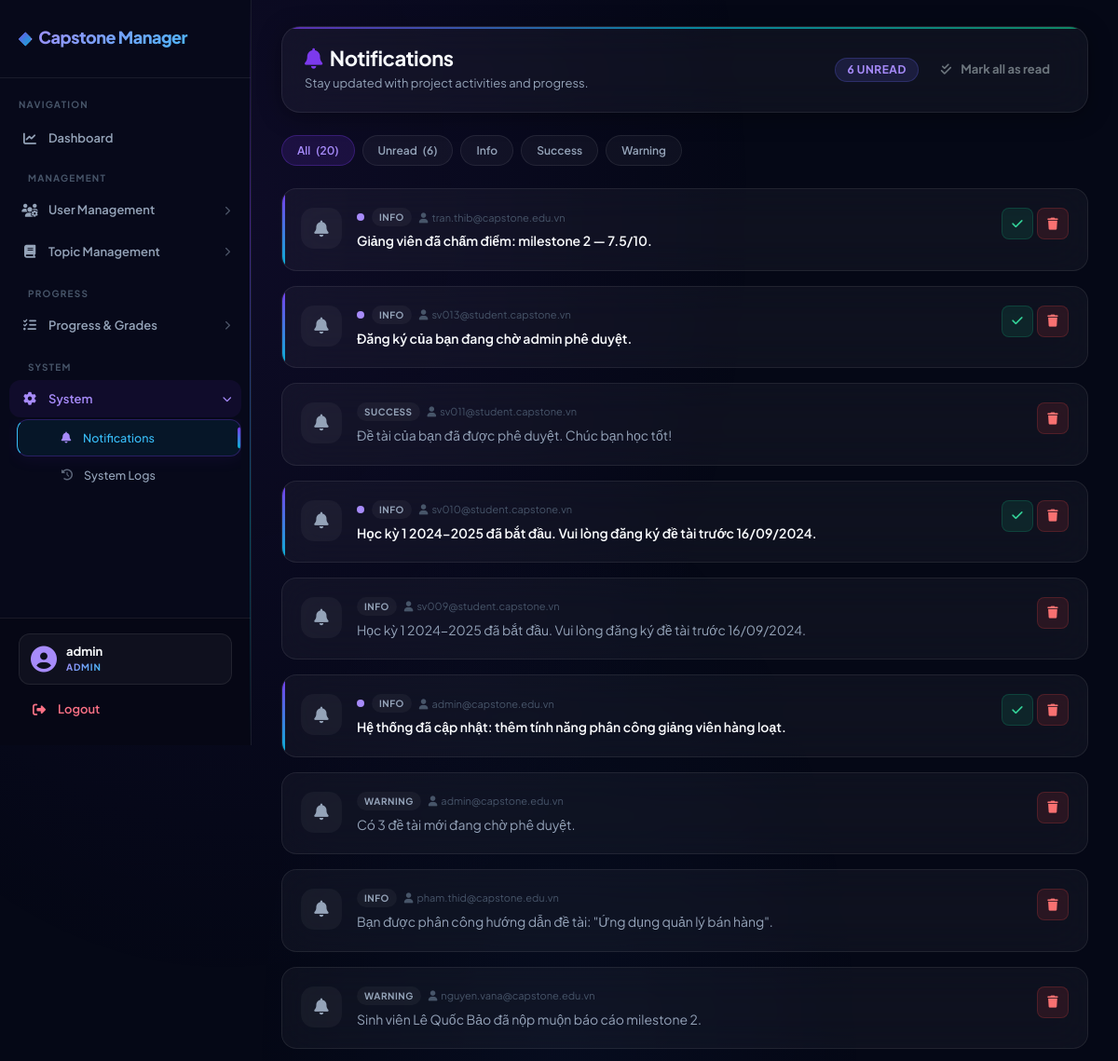
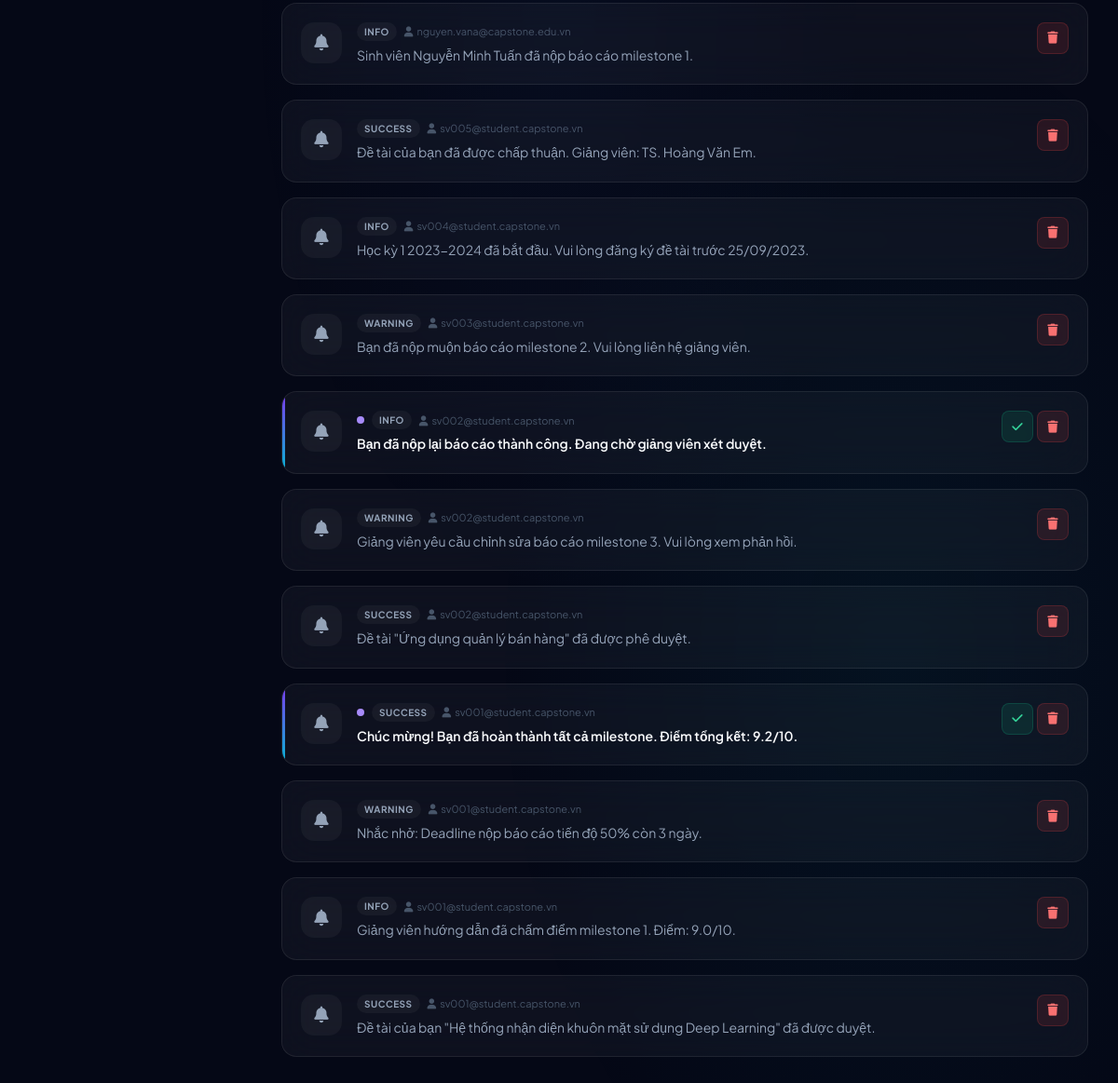
Screenshot of /index.php?page=notifications (signed in) with the database file from the repository (2 pictures, top to bottom).
### tables this page shows
CREATE TABLE notifications (
  id         INT UNSIGNED AUTO_INCREMENT PRIMARY KEY,
  user_id    INT UNSIGNED NOT NULL,
  content    TEXT         NOT NULL,
  type       VARCHAR(50)  NOT NULL DEFAULT 'info',
  is_read    TINYINT(1)   NOT NULL DEFAULT 0,
  created_at TIMESTAMP DEFAULT CURRENT_TIMESTAMP,
  FOREIGN KEY (user_id) REFERENCES users(id) ON DELETE CASCADE
);

CREATE TABLE users (
  id         INT UNSIGNED AUTO_INCREMENT PRIMARY KEY,
  email      VARCHAR(150) NOT NULL UNIQUE,
  password   VARCHAR(255) NOT NULL,
  role       ENUM('admin','lecturer','student') NOT NULL DEFAULT 'student',
  status     ENUM('active','locked') NOT NULL DEFAULT 'active',
  created_at TIMESTAMP DEFAULT CURRENT_TIMESTAMP
);

### app/controllers/NotificationController.php (called while the page is built, shortened)
<?php
class NotificationController {
    private $notificationModel;
    public function __construct() {
        $this->notificationModel = new Notification();
    }
    public function index() {
        $userId = $_SESSION['user']['id'];
        $role   = $_SESSION['user']['role'];
        if ($role === 'admin') {
            $notifications = $this->notificationModel->getAll();
        } else {
            $notifications = $this->notificationModel->getByUser($userId);
        }
        require '../app/views/notifications/index.php';
    }
}

### core/Database.php (called while the page is built)
<?php
class Database {
    private static $instance = null;
    private $conn;
    private $host = "localhost";
    private $dbname = "capstone_manager";
    private $username = "root";
    private $password = "";
    private function __construct(){
        try{
            $this->conn = new PDO(
                "mysql:host={$this->host};dbname={$this->dbname};charset=utf8mb4",
                $this->username,
                $this->password
            );
            $this->conn->setAttribute(
                PDO::ATTR_ERRMODE,
                PDO::ERRMODE_EXCEPTION
            );
            $this->conn->setAttribute(
                PDO::ATTR_DEFAULT_FETCH_MODE,
                PDO::FETCH_ASSOC
            );
        }catch(PDOException $e){
            die("Database Error: " . $e->getMessage());
        }
    }
    public static function getInstance(){
        if(self::$instance == null){
            self::$instance = new Database();
        }
        return self::$instance;
    }
    public function getConnection(){
        return $this->conn;
    }
}

### app/models/Notification.php (called while the page is built, shortened)
<?php
class Notification {
    private $conn;
    public function __construct(){
        $this->conn = Database::getInstance()->getConnection();
    }
    public function getAll(){
        $sql = "SELECT notifications.*,
                       users.email
                FROM notifications
                JOIN users
                ON users.id = notifications.user_id
                ORDER BY notifications.id DESC";
        return $this->conn
            ->query($sql)
            ->fetchAll(PDO::FETCH_ASSOC);
    }
}

### app/views/notifications/index.php (the view, shortened to what this page needs)
<?php require '../app/views/layouts/header.php'; ?>
<?php require '../app/views/layouts/sidebar.php'; ?>
<div class="main-content">
    <div class="page-header mb-4" data-aos="fade-down">
        <div>
            <h2 class="fw-bold mb-1">
                <i class="fa-solid fa-bell me-2" style="color:var(--primary);"></i>Notifications
            </h2>
            <p class="mb-0" style="color:var(--text-muted);font-size:13px;">Stay updated with project activities and progress.</p>
        </div>
        <?php
            $unreadCount = count(array_filter($notifications ?? [], fn($n) => !$n['is_read']));
        ?>
        <?php if ($unreadCount > 0): ?>
            <div class="d-flex align-items-center gap-2">
                <span class="badge" style="background:rgba(99,102,241,0.15);color:#a78bfa;border:1px solid rgba(99,102,241,0.25);font-size:12px;padding:6px 12px;">
                    <?= $unreadCount ?> unread
                </span>
                <a href="index.php?page=notification-read-all"
                   class="btn btn-outline-secondary rounded-pill px-3 fw-bold" style="font-size:13px;">
                    <i class="fa-solid fa-check-double me-1"></i>Mark all as read
                </a>
            </div>
        <?php endif; ?>
    </div>
    <?php if (!empty($notifications)): ?>
    <div class="d-flex gap-2 mb-4 flex-wrap" id="filterTabs" data-aos="fade-up">
        <button class="notif-filter active" data-filter="all">
            All <span class="ms-1 opacity-60">(<?= count($notifications) ?>)</span>
        </button>
        <button class="notif-filter" data-filter="unread">
            Unread <span class="ms-1 opacity-60">(<?= $unreadCount ?>)</span>
        </button>
        <?php
            $types = array_unique(array_column($notifications, 'type'));
            foreach ($types as $t):
        ?>
        <button class="notif-filter" data-filter="<?= htmlspecialchars($t) ?>">
            <?= htmlspecialchars(ucfirst($t)) ?>
        </button>
        <?php endforeach; ?>
    </div>
    <?php endif; ?>
    <?php if (!empty($notifications)): ?>
        <div class="d-flex flex-column gap-3" id="notifList" data-aos="fade-up" data-aos-delay="50">
            <?php foreach ($notifications as $n):
                $isRead  = (bool)$n['is_read'];
                $type    = $n['type'] ?? 'system';
                $typeConfig = match($type) {
                    'system'       => ['color'=>'#60a5fa', 'bg'=>'rgba(59,130,246,0.12)', 'icon'=>'fa-gear'],
                    'registration' => ['color'=>'#34d399', 'bg'=>'rgba(16,185,129,0.12)', 'icon'=>'fa-file-signature'],
                    'score'        => ['color'=>'#fbbf24', 'bg'=>'rgba(245,158,11,0.12)',  'icon'=>'fa-star'],
                    'submission'   => ['color'=>'#a78bfa', 'bg'=>'rgba(124,58,237,0.12)', 'icon'=>'fa-upload'],
                    'milestone'    => ['color'=>'#f87171', 'bg'=>'rgba(239,68,68,0.12)',  'icon'=>'fa-flag'],
                    default        => ['color'=>'var(--text-muted)', 'bg'=>'var(--glass-bg)', 'icon'=>'fa-bell'],
                };
            ?>
                <div class="notif-item <?= $isRead ? 'notif-read' : 'notif-unread' ?>"
                     data-type="<?= htmlspecialchars($type) ?>"
                     data-read="<?= $isRead ? '1' : '0' ?>">
                    <div class="d-flex align-items-start gap-3">
                        <div class="avatar-icon" style="width:44px;height:44px;border-radius:14px;background:<?= $typeConfig['bg'] ?>;color:<?= $typeConfig['color'] ?>;font-size:1.1rem;">
                            <i class="fa-solid <?= $typeConfig['icon'] ?>"></i>
                        </div>
                        <div class="flex-grow-1 min-w-0">
                            <div class="d-flex align-items-center gap-2 mb-1 flex-wrap">
                                <?php if (!$isRead): ?>
                                    <span style="width:8px;height:8px;border-radius:50%;background:#a78bfa;display:inline-block;flex-shrink:0;"></span>
                                <?php endif; ?>
                                <span style="font-size:10px;font-weight:700;letter-spacing:.5px;text-transform:uppercase;padding:2px 8px;border-radius:50px;background:<?= $typeConfig['bg'] ?>;color:<?= $typeConfig['color'] ?>;">
                                    <?= htmlspecialchars(strtoupper($type)) ?>
                                </span>
                                <?php if (!empty($n['email'])): ?>
                                    <span style="font-size:11px;color:var(--text-faint);">
                                        <i class="fa-solid fa-user me-1"></i><?= htmlspecialchars($n['email']) ?>
                                    </span>
                                <?php endif; ?>
                            </div>
                            <p class="mb-0 <?= $isRead ? '' : 'fw-semibold' ?>"
                               style="color:<?= $isRead ? 'var(--text-muted)' : 'var(--text-bright)' ?>;font-size:14px;line-height:1.6;">
                                <?= htmlspecialchars($n['content']) ?>
                            </p>
                        </div>
                        <div class="d-flex gap-1 flex-shrink-0">
                            <?php if (!$isRead): ?>
                                <a href="index.php?page=notification-read&id=<?= $n['id'] ?>"
                                   class="icon-btn icon-btn-success" title="Mark as read">
                                    <i class="fa-solid fa-check"></i>
                                </a>
                            <?php endif; ?>
                            <a href="index.php?page=notification-delete&id=<?= $n['id'] ?>"
                               class="icon-btn icon-btn-danger btn-delete" title="Delete">
                                <i class="fa-solid fa-trash"></i>
                            </a>
                        </div>
                    </div>
                </div>
            <?php endforeach; ?>
        </div>
    <?php endif; ?>
</div>
<?php require '../app/views/layouts/footer.php'; ?>

### app/views/notifications/index.php (style rules this page uses)
.notif-item { background: var(--glass-bg); backdrop-filter: var(--glass-blur); border: 1px solid var(--glass-border); border-radius: var(--radius-lg); padding: 20px; transition: var(--transition); position: relative; overflow: hidden; }
.notif-item.notif-unread::before { content: ''; position: absolute; left: 0; top: 0; bottom: 0; width: 3px; background: linear-gradient(180deg, #7c3aed, #06b6d4); border-radius: 4px 0 0 4px; }
.notif-filter { font-size: 12px; font-weight: 600; border-radius: 50px; padding: 6px 16px; border: 1px solid var(--glass-border); background: var(--glass-bg); color: var(--text-muted); cursor: pointer; transition: var(--transition); }
.notif-filter.active, .notif-filter:hover { background: rgba(124,58,237,0.15); color: #a78bfa; border-color: rgba(124,58,237,0.3); }

### rows the page displays
notifications: is_read 0 (drawn), type "INFO", user.email "tran.thib@capstone.edu.vn", content "Giảng viên đã chấm điểm: milestone 2 — 7.5/10."
notifications: is_read 0 (drawn), type "INFO", user.email "sv013@student.capstone.vn", content "Đăng ký của bạn đang chờ admin phê duyệt."
notifications: type "SUCCESS", user.email "sv011@student.capstone.vn", content "Đề tài của bạn đã được phê duyệt. Chúc bạn học tốt!"
notifications: is_read 0 (drawn), type "INFO", user.email "sv010@student.capstone.vn", content "Học kỳ 1 2024-2025 đã bắt đầu. Vui lòng đăng ký đề tài trước 16/09/2024."
notifications: type "INFO", user.email "sv009@student.capstone.vn", content "Học kỳ 1 2024-2025 đã bắt đầu. Vui lòng đăng ký đề tài trước 16/09/2024."
notifications: is_read 0 (drawn), type "INFO", user.email "admin@capstone.edu.vn", content "Hệ thống đã cập nhật: thêm tính năng phân công giảng viên hàng loạt."
notifications: type "WARNING", user.email "admin@capstone.edu.vn", content "Có 3 đề tài mới đang chờ phê duyệt."
notifications: type "INFO", user.email "pham.thid@capstone.edu.vn", content "Bạn được phân công hướng dẫn đề tài: \"Ứng dụng quản lý bán hàng\"."
notifications: type "WARNING", user.email "nguyen.vana@capstone.edu.vn", content "Sinh viên Lê Quốc Bảo đã nộp muộn báo cáo milestone 2."
notifications: type "INFO", user.email "nguyen.vana@capstone.edu.vn", content "Sinh viên Nguyễn Minh Tuấn đã nộp báo cáo milestone 1."
notifications: type "SUCCESS", user.email "sv005@student.capstone.vn", content "Đề tài của bạn đã được chấp thuận. Giảng viên: TS. Hoàng Văn Em."
notifications: type "INFO", user.email "sv004@student.capstone.vn", content "Học kỳ 1 2023-2024 đã bắt đầu. Vui lòng đăng ký đề tài trước 25/09/2023."
notifications: type "WARNING", user.email "sv003@student.capstone.vn", content "Bạn đã nộp muộn báo cáo milestone 2. Vui lòng liên hệ giảng viên."
notifications: is_read 0 (drawn), type "INFO", user.email "sv002@student.capstone.vn", content "Bạn đã nộp lại báo cáo thành công. Đang chờ giảng viên xét duyệt."
notifications: type "WARNING", user.email "sv002@student.capstone.vn", content "Giảng viên yêu cầu chỉnh sửa báo cáo milestone 3. Vui lòng xem phản hồi."
notifications: type "SUCCESS", user.email "sv002@student.capstone.vn", content "Đề tài \"Ứng dụng quản lý bán hàng\" đã được phê duyệt."
notifications: is_read 0 (drawn), type "SUCCESS", user.email "sv001@student.capstone.vn", content "Chúc mừng! Bạn đã hoàn thành tất cả milestone. Điểm tổng kết: 9.2/10."
notifications: type "WARNING", user.email "sv001@student.capstone.vn", content "Nhắc nhở: Deadline nộp báo cáo tiến độ 50% còn 3 ngày."
notifications: type "INFO", user.email "sv001@student.capstone.vn", content "Giảng viên hướng dẫn đã chấm điểm milestone 1. Điểm: 9.0/10."
notifications: type "SUCCESS", user.email "sv001@student.capstone.vn", content "Đề tài của bạn \"Hệ thống nhận diện khuôn mặt sử dụng Deep Learning\" đã được duyệt."

### other values shown
explode('@', $email)[0] "admin"
$_SESSION['user']['role'] "ADMIN"
$unreadCount "6"
count($notifications) "20"
$t "Info"
$t "Success"
$t "Warning"
